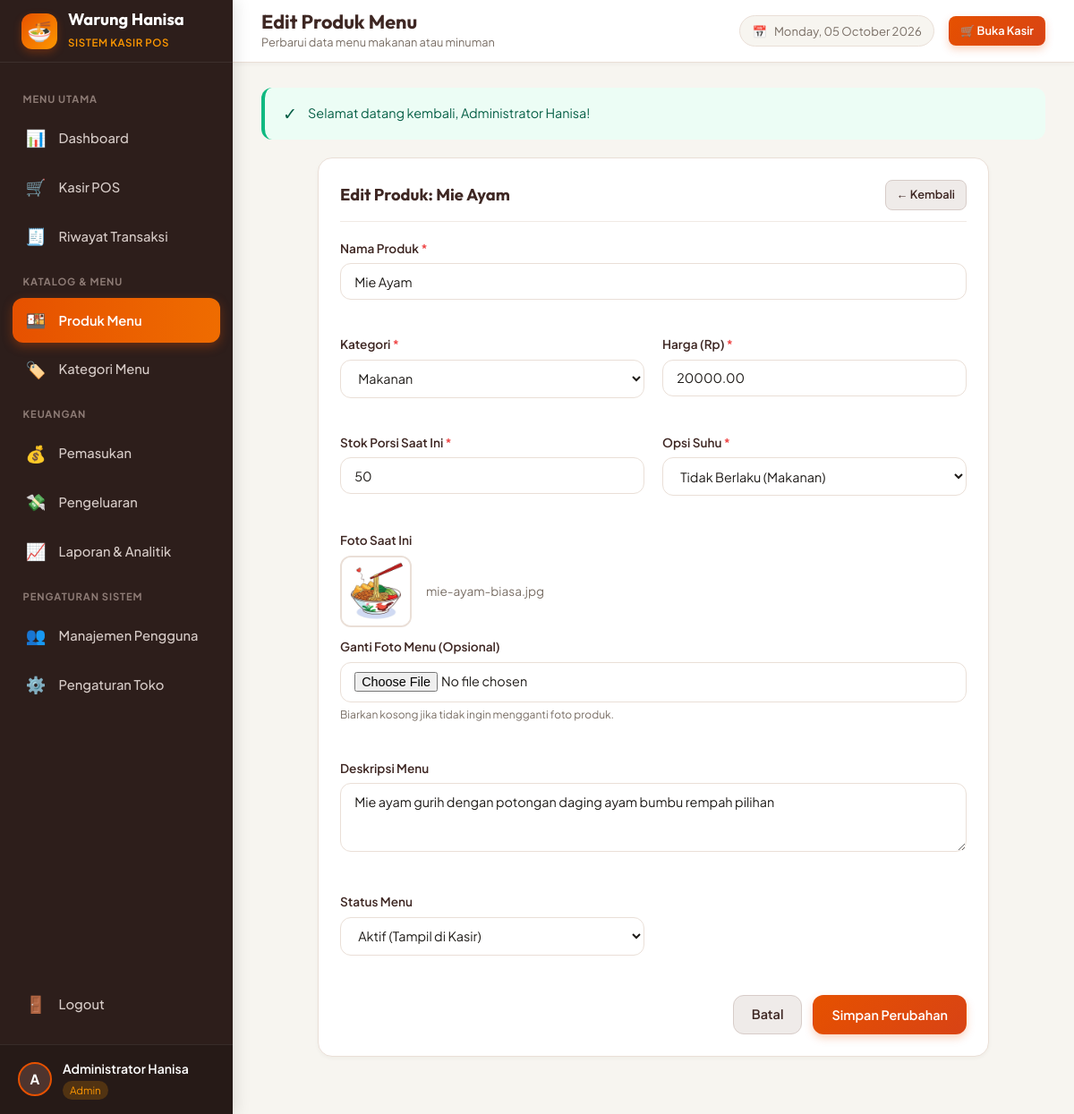
/produk/edit.php?id=1 (signed in), run on the app's committed database.
### tables this page shows
CREATE TABLE `produk` (
  `id_produk` INT PRIMARY KEY AUTO_INCREMENT,
  `id_kategori` INT NOT NULL,
  `nama_produk` VARCHAR(100) NOT NULL,
  `harga` DECIMAL(12,2) NOT NULL,
  `gambar` VARCHAR(255) NULL,
  `deskripsi` TEXT NULL,
  `stok` INT NOT NULL DEFAULT 0,
  `opsi_suhu` ENUM('tidak_berlaku','panas_dingin','dingin') NOT NULL DEFAULT 'tidak_berlaku',
  `status` ENUM('aktif','nonaktif') NOT NULL DEFAULT 'aktif',
  INDEX `idx_produk_kategori` (`id_kategori`),
  INDEX `idx_produk_status` (`status`),
  CONSTRAINT `fk_produk_kategori` 
    FOREIGN KEY (`id_kategori`) REFERENCES `kategori` (`id_kategori`)
    ON UPDATE CASCADE ON DELETE RESTRICT
);

CREATE TABLE `kategori` (
  `id_kategori` INT PRIMARY KEY AUTO_INCREMENT,
  `nama_kategori` VARCHAR(100) NOT NULL,
  `deskripsi` TEXT NULL,
  `status` ENUM('aktif','nonaktif') NOT NULL DEFAULT 'aktif',
  INDEX `idx_kategori_status` (`status`)
);

### produk/edit.php (the view, shortened to what this page needs)
<?php
require_once __DIR__ . '/../includes/auth.php';
$id = isset($_GET['id']) ? (int)$_GET['id'] : 0;
$stmt = $pdo->prepare("SELECT * FROM produk WHERE id_produk = ?");
$stmt->execute([$id]);
$produk = $stmt->fetch();
$categories = $pdo->query("SELECT * FROM kategori ORDER BY nama_kategori ASC")->fetchAll();
require_once __DIR__ . '/../includes/header.php';
?>
<div style="max-width: 750px; margin: 0 auto;">
    <div class="card">
        <div class="card-header">
            <h3 class="card-title">Edit Produk: <?= htmlspecialchars($produk['nama_produk']) ?></h3>
            <a href="<?= BASE_URL ?>produk/index.php" class="btn btn-secondary btn-sm">
                ← Kembali
            </a>
        </div>
        <form method="POST" action="" enctype="multipart/form-data">
            <div style="display: grid; grid-template-columns: 1fr 1fr; gap: 1.25rem;">
                <div class="form-group" style="grid-column: span 2;">
                    <label class="form-label" for="nama_produk">Nama Produk <span style="color:var(--status-danger)">*</span></label>
                    <input type="text" id="nama_produk" name="nama_produk" class="form-control" required
                           value="<?= htmlspecialchars($_POST['nama_produk'] ?? $produk['nama_produk']) ?>">
                </div>
                <div class="form-group">
                    <label class="form-label" for="id_kategori">Kategori <span style="color:var(--status-danger)">*</span></label>
                    <select id="id_kategori" name="id_kategori" class="form-select" required>
                        <?php foreach ($categories as $cat): ?>
                            <option value="<?= $cat['id_kategori'] ?>"
                                <?= (($_POST['id_kategori'] ?? $produk['id_kategori']) == $cat['id_kategori']) ? 'selected' : '' ?>>
                                <?= htmlspecialchars($cat['nama_kategori']) ?>
                            </option>
                        <?php endforeach; ?>
                    </select>
                </div>
                <div class="form-group">
                    <label class="form-label" for="harga">Harga (Rp) <span style="color:var(--status-danger)">*</span></label>
                    <input type="number" id="harga" name="harga" class="form-control" min="100" step="500" required
                           value="<?= htmlspecialchars($_POST['harga'] ?? $produk['harga']) ?>">
                </div>
                <div class="form-group">
                    <label class="form-label" for="stok">Stok Porsi Saat Ini <span style="color:var(--status-danger)">*</span></label>
                    <input type="number" id="stok" name="stok" class="form-control" min="0" required
                           value="<?= htmlspecialchars($_POST['stok'] ?? $produk['stok']) ?>">
                </div>
                <div class="form-group">
                    <label class="form-label" for="opsi_suhu">Opsi Suhu <span style="color:var(--status-danger)">*</span></label>
                    <select id="opsi_suhu" name="opsi_suhu" class="form-select" required>
                        <option value="tidak_berlaku" <?= (($_POST['opsi_suhu'] ?? $produk['opsi_suhu']) === 'tidak_berlaku') ? 'selected' : '' ?>>Tidak Berlaku (Makanan)</option>
                    </select>
                </div>
                <div class="form-group" style="grid-column: span 2;">
                    <label class="form-label">Foto Saat Ini</label>
                    <div style="display: flex; align-items: center; gap: 1rem; margin-bottom: 0.75rem;">
                        <img src="<?= BASE_URL . 'assets/uploads/produk/' . htmlspecialchars($produk['gambar']) ?>"
                             style="width: 80px; height: 80px; object-fit: cover; border-radius: var(--radius-md); border: 2px solid var(--border-color);"
                             onerror="this.src='<?= BASE_URL ?>assets/uploads/produk/mie-ayam-biasa.jpg'">
                        <span style="font-size: 0.85rem; color: var(--text-muted);"><?= htmlspecialchars($produk['gambar']) ?></span>
                    </div>
                    <label class="form-label" for="gambar">Ganti Foto Menu (Opsional)</label>
                    <input type="file" id="gambar" name="gambar" class="form-control" accept=".jpg,.jpeg,.png,.webp">
                    <small class="form-text">Biarkan kosong jika tidak ingin mengganti foto produk.</small>
                </div>
                <div class="form-group" style="grid-column: span 2;">
                    <label class="form-label" for="deskripsi">Deskripsi Menu</label>
                    <textarea id="deskripsi" name="deskripsi" class="form-control" rows="3"><?= htmlspecialchars($_POST['deskripsi'] ?? ($produk['deskripsi'] ?? '')) ?></textarea>
                </div>
                <div class="form-group">
                    <label class="form-label" for="status">Status Menu</label>
                    <select id="status" name="status" class="form-select">
                        <option value="aktif" <?= (($_POST['status'] ?? $produk['status']) === 'aktif') ? 'selected' : '' ?>>Aktif (Tampil di Kasir)</option>
                    </select>
                </div>
            </div>
            <div style="display: flex; gap: 0.75rem; justify-content: flex-end; margin-top: 1.5rem;">
                <a href="<?= BASE_URL ?>produk/index.php" class="btn btn-secondary">Batal</a>
                <button type="submit" class="btn btn-primary">Simpan Perubahan</button>
            </div>
        </form>
    </div>
</div>
<?php require_once __DIR__ . '/../includes/footer.php'; ?>

### assets/css/style.css (style rules this page uses)
:root { --primary-dark: #3E2723; --primary-brown: #4E342E; --primary-light: #5D4037; --accent-orange: #E65100; --accent-orange-hover: #D84315; --accent-amber: #FF9800; --accent-light: #FFE0B2; --bg-main: #F7F5F0; --bg-card: #FFFFFF; --bg-sidebar: #2D1E1B; --bg-sidebar-hover: #3E2B27; --bg-cream: #FFFDF9; --border-color: #EADFD7; --border-subtle: #F0EAE4; --text-dark: #1E1B18; --text-muted: #796E65; --text-light: #A89F97; --text-white: #FFFFFF; --status-success: #10B981; --status-success-bg: #ECFDF5; --status-danger: #EF4444; --status-danger-bg: #FEF2F2; --status-warning: #F59E0B; --status-warning-bg: #FFFBEB; --status-info: #3B82F6; --status-info-bg: #EFF6FF; --shadow-sm: 0 2px 4px rgba(62, 39, 35, 0.04); --shadow-md: 0 4px 12px rgba(62, 39, 35, 0.08); --shadow-lg: 0 10px 25px rgba(62, 39, 35, 0.12); --shadow-xl: 0 20px 40px rgba(62, 39, 35, 0.18); --sidebar-width: 260px; --header-height: 70px; --radius-sm: 8px; --radius-md: 12px; --radius-lg: 16px; --radius-xl: 24px; --radius-full: 9999px; --transition: all 0.25s cubic-bezier(0.4, 0, 0.2, 1); }
*, *::before, *::after { box-sizing: border-box; margin: 0; padding: 0; }
body { font-family: 'Plus Jakarta Sans', sans-serif; background-color: var(--bg-main); color: var(--text-dark); line-height: 1.5; -webkit-font-smoothing: antialiased; }
h1, h2, h3, h4, h5, h6, .brand-font { font-family: 'Outfit', sans-serif; font-weight: 700; color: var(--primary-dark); }
a { color: inherit; text-decoration: none; }
img { max-width: 100%; height: auto; display: block; }
button, input, select, textarea { font-family: inherit; font-size: inherit; }
.btn { display: inline-flex; align-items: center; justify-content: center; gap: 0.5rem; padding: 0.65rem 1.25rem; border-radius: var(--radius-md); font-size: 0.9rem; font-weight: 600; cursor: pointer; border: 1px solid transparent; transition: var(--transition); text-decoration: none; }
.btn-primary { background: linear-gradient(135deg, var(--accent-orange), var(--accent-orange-hover)); color: #FFFFFF; box-shadow: 0 4px 10px rgba(230, 81, 0, 0.25); }
.btn-secondary { background-color: #EFEBE9; color: var(--primary-dark); border-color: #D7CCC8; }
.btn-sm { padding: 0.4rem 0.75rem; font-size: 0.8rem; border-radius: var(--radius-sm); }
.form-group { margin-bottom: 1.25rem; }
.form-label { display: block; font-size: 0.85rem; font-weight: 600; color: var(--primary-dark); margin-bottom: 0.4rem; }
.form-control, .form-select { width: 100%; padding: 0.65rem 0.95rem; border: 1px solid var(--border-color); border-radius: var(--radius-md); background-color: #FFFFFF; color: var(--text-dark); font-size: 0.9rem; transition: var(--transition); outline: none; }
.form-text { font-size: 0.75rem; color: var(--text-muted); margin-top: 0.35rem; }
.card { background-color: var(--bg-card); border-radius: var(--radius-lg); border: 1px solid var(--border-color); box-shadow: var(--shadow-sm); padding: 1.5rem; margin-bottom: 1.5rem; }
.card-header { display: flex; align-items: center; justify-content: space-between; margin-bottom: 1.25rem; padding-bottom: 0.75rem; border-bottom: 1px solid var(--border-subtle); }
.card-title { font-size: 1.15rem; color: var(--primary-dark); margin: 0; }

### data on the page
produk: nama_produk "Mie Ayam", id_kategori "Makanan", harga "20000.00", stok "50", opsi_suhu "Tidak Berlaku (Makanan)", gambar (picture), gambar "mie-ayam-biasa.jpg", deskripsi "Mie ayam gurih dengan potongan daging ayam bumbu rempah pilihan", status "Aktif (Tampil di Kasir)"

### other printed values
substr($nama_user, 0, 1) "A"
$nama_user "Administrator Hanisa"
$role "Admin"
$page_title "Edit Produk Menu"
$page_subtitle "Perbarui data menu makanan atau minuman"
$f_success "Selamat datang kembali, Administrator Hanisa!"
